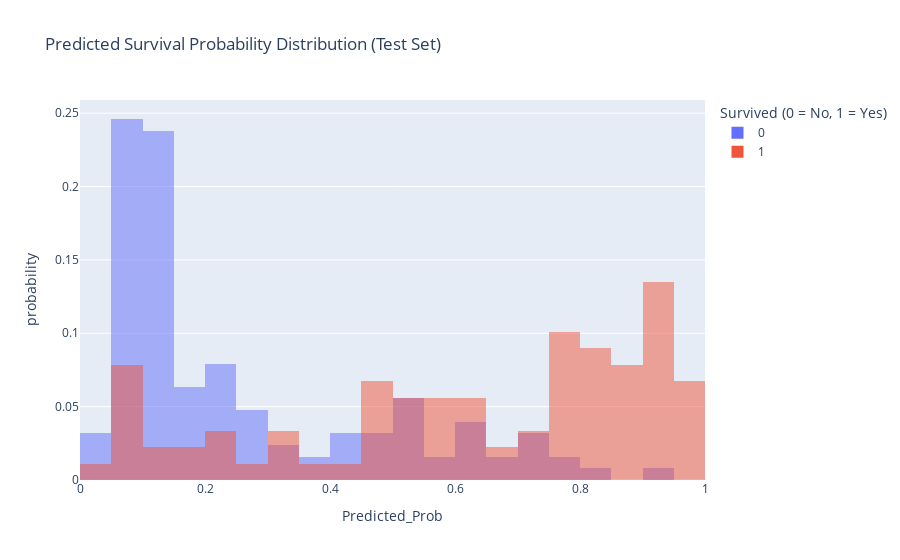

The code cell stored with this chart in its notebook:
### Code cell
# Crear histograma
fig = px.histogram(
    probs_df,
    x='Predicted_Prob',
    color='Actual',
    nbins=30,
    barmode='overlay',
    histnorm='probability',
    title='Predicted Survival Probability Distribution (Test Set)',
    labels={'Actual': 'Survived (0 = No, 1 = Yes)'}
)
fig.show()

### Figure 1 — Plotly figure (JSON) as saved in the notebook; plotly's stock layout.template omitted (floating-point values rounded to 4 significant figures)
{"data": [{"alignmentgroup": "True", "bingroup": "x", "histnorm": "probability", "hovertemplate": "Survived (0 = No, 1 = Yes)=0<br>Predicted_Prob=%{x}<br>probability=%{y}<extra></extra>", "legendgroup": "0", "marker": {"color": "#636efa", "opacity": 0.5, "pattern": {"shape": ""}}, "name": "0", "nbinsx": 30, "offsetgroup": "0", "orientation": "v", "showlegend": true, "type": "histogram", "x": [0.1608, 0.04958, 0.5408, 0.5907, 0.06008, 0.2931, 0.1033, 0.2605, 0.6573, 0.7182, 0.1091, 0.1305, 0.1351, 0.09427, 0.6709, 0.06008, 0.6102, 0.7182, 0.06734, 0.06241, 0.2096, 0.2378, 0.03632, 0.1172, 0.1052, 0.3103, 0.6102, 0.4228, 0.4528, 0.8301, 0.08756, 0.0978, 0.561, 0.544, 0.09427, 0.0978, 0.1305, 0.3553, 0.4933, 0.1305, 0.1351, 0.1172, 0.04588, 0.3278, 0.1259, 0.5155, 0.7015, 0.5136, 0.4197, 0.1215, 0.0978, 0.6198, 0.7182, 0.05459, 0.1215, 0.3102, 0.08436, 0.5339, 0.2378, 0.4296, 0.08128, 0.7649, 0.2096, 0.1172, 0.4629, 0.08756, 0.1131, 0.172, 0.1305, 0.07541, 0.08436, 0.04958, 0.1607, 0.0978, 0.1172, 0.943, 0.09427, 0.1131, 0.08436, 0.08756, 0.2163, 0.1091, 0.07263, 0.4528, 0.1663, 0.2233, 0.06734, 0.09427, 0.08128, 0.07263, 0.2765, 0.4228, 0.1091, 0.1608, 0.1259, 0.1351, 0.08756, 0.2452, 0.1014, 0.08756, 0.1014, 0.1091, 0.2606, 0.6388, 0.1131, 0.1172, 0.1964, 0.2029, 0.5003, 0.1091, 0.2378, 0.1305, 0.7721, 0.5237, 0.08128, 0.06994, 0.3524, 0.1215, 0.2528, 0.2452, 0.6481, 0.08439, 0.0996, 0.1721, 0.1838, 0.2766], "xaxis": "x", "yaxis": "y"}, {"alignmentgroup": "True", "bingroup": "x", "histnorm": "probability", "hovertemplate": "Survived (0 = No, 1 = Yes)=1<br>Predicted_Prob=%{x}<br>probability=%{y}<extra></extra>", "legendgroup": "1", "marker": {"color": "#EF553B", "opacity": 0.5, "pattern": {"shape": ""}}, "name": "1", "nbinsx": 30, "offsetgroup": "1", "orientation": "v", "showlegend": true, "type": "histogram", "x": [0.483, 0.7995, 0.9451, 0.4326, 0.4901, 0.5908, 0.9581, 0.7757, 0.5136, 0.9168, 0.9597, 0.8358, 0.6294, 0.473, 0.4629, 0.4597, 0.2766, 0.172, 0.9136, 0.7995, 0.7649, 0.8666, 0.554, 0.2095, 0.07832, 0.8123, 0.6755, 0.3278, 0.19, 0.9492, 0.07829, 0.7862, 0.1172, 0.7041, 0.3741, 0.907, 0.6294, 0.7649, 0.5609, 0.9451, 0.8059, 0.8569, 0.9168, 0.0477, 0.7183, 0.3103, 0.5206, 0.6754, 0.9581, 0.8665, 0.8843, 0.0978, 0.09427, 0.7649, 0.8466, 0.9548, 0.5104, 0.5104, 0.6005, 0.6481, 0.9103, 0.3369, 0.8999, 0.2096, 0.8618, 0.9035, 0.07541, 0.9548, 0.8569, 0.8301, 0.7598, 0.8413, 0.7499, 0.9565, 0.544, 0.9408, 0.4629, 0.8357, 0.07541, 0.8413, 0.6388, 0.5808, 0.9136, 0.09086, 0.1091, 0.2274, 0.5509, 0.931, 0.7721], "xaxis": "x", "yaxis": "y"}], "layout": {"barmode": "overlay", "legend": {"title": {"text": "Survived (0 = No, 1 = Yes)"}, "tracegroupgap": 0}, "title": {"text": "Predicted Survival Probability Distribution (Test Set)"}, "xaxis": {"anchor": "y", "domain": [0, 1], "title": {"text": "Predicted_Prob"}}, "yaxis": {"anchor": "x", "domain": [0, 1], "title": {"text": "probability"}}}}
